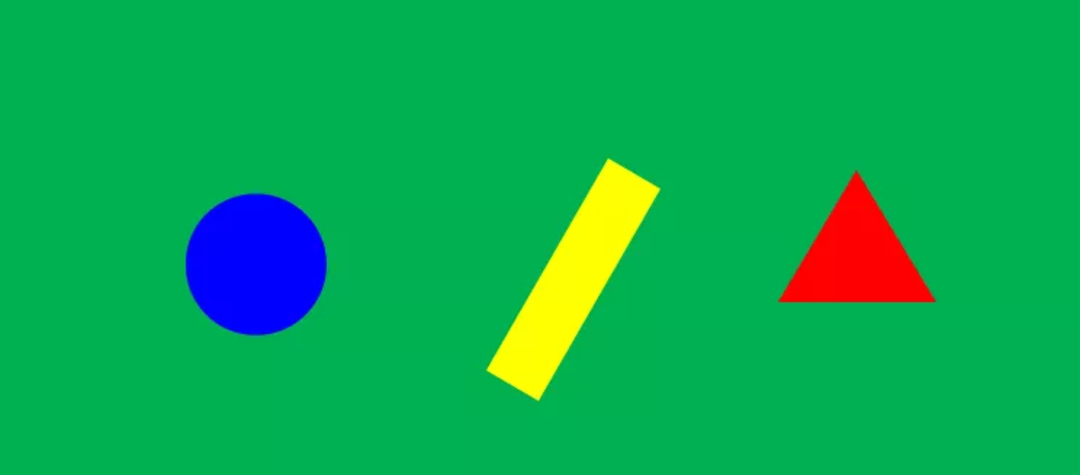
//> input picture Demo3/Demo3/test.png, 1080 x 475 px
$ ./main   (built with g++ and OpenCV 4)
//> lines starting //> are read from the running program, lines starting //| are printed output that depends on the picture; after the words box and inside, x2 and y2 are one past the last pixel; in counts of white or black regions, pixels touching at a corner belong together
#include<opencv2/core/core.hpp>
#include<opencv2/highgui/highgui.hpp>
#include<opencv2/imgproc/imgproc.hpp>
#include<iostream>
using namespace cv;
using namespace std;
Mat g_scrImage, g_scrImagecopy, g_dstImage, g_midImage;
vector<Vec3f>circles;
static void on_HoughCircles(int, void*);


int main() {

	//导入需要检测的图片
	g_scrImage = imread("test.png");
//> g_scrImage is the input picture: 475 rows x 1080 cols, CV_8UC3; mean B, G, R 82.9, 170, 12.8
	g_scrImagecopy = imread("test.png");
	//显示未检测的图片
	imshow("SourceImage", g_scrImage);


	namedWindow("Design Sketch");
	//createTrackbar("yuzhi", "Design Sketch", &g_nthreshold, 30, on_HoughCircles);
	//进行霍夫圆检测
	on_HoughCircles(1.5, 0);
	//按q结束程序
	while (char(waitKey()) != 'q') {}
	return 0;
}
static void on_HoughCircles(int, void*) {
	//转换成灰色图像
	cvtColor(g_scrImage, g_midImage, COLOR_BGR2GRAY);
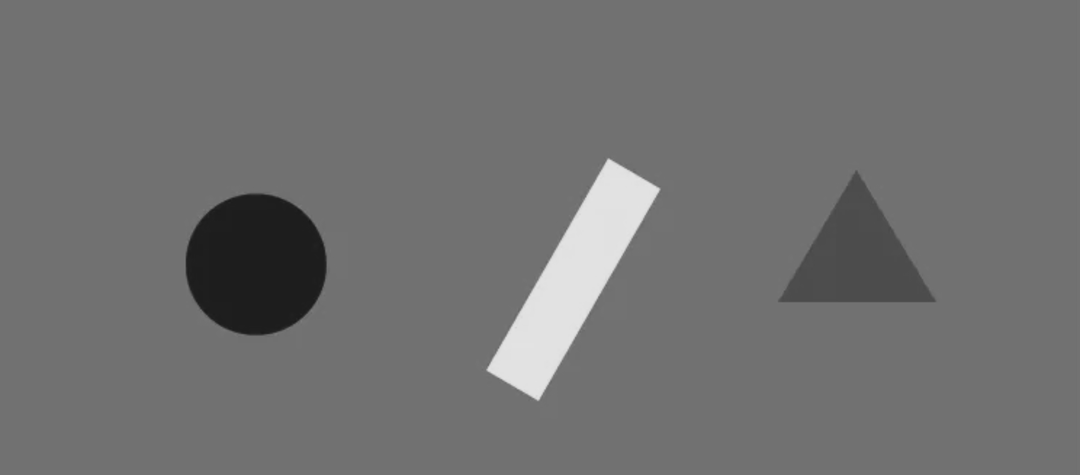
//> g_midImage: 475 rows x 1080 cols, CV_8UC1; min 24, max 228, mean 113
	//进行高斯滤波
	GaussianBlur(g_midImage, g_midImage, Size(9, 9), 2, 2);
//> g_midImage: 475 rows x 1080 cols, CV_8UC1; 3.55% of pixels changed, all inside (x1, y1, x2, y2) = (182, 0, 1079, 475)
	double g_nthresholdcopy = (double)12 / 10;
	//霍夫圆检测
	HoughCircles(g_midImage, circles, HOUGH_GRADIENT, g_nthresholdcopy, g_midImage.rows / 20, 100, 60, 0, 0);//输入图像为灰度图
//> circles = 1 circle (x, y, radius): [255, 263.4, 70.2]
	for (size_t i = 0; i < circles.size(); i++) {
		//提取出圆心坐标
		Point center(cvRound(circles[i][0]), cvRound(circles[i][1]));
		//提取出圆半径
		int radius = cvRound(circles[i][2]);
		//圆心
		circle(g_scrImage, center, 3, Scalar(0, 0, 0), -1, 8, 0);
		//圆
		circle(g_scrImage, center, radius, Scalar(0, 0, 255), 3, 8, 0);
	}
//> this loop made 1 pass
//> (center, radius) on pass 1: (Point(255, 263), 70)
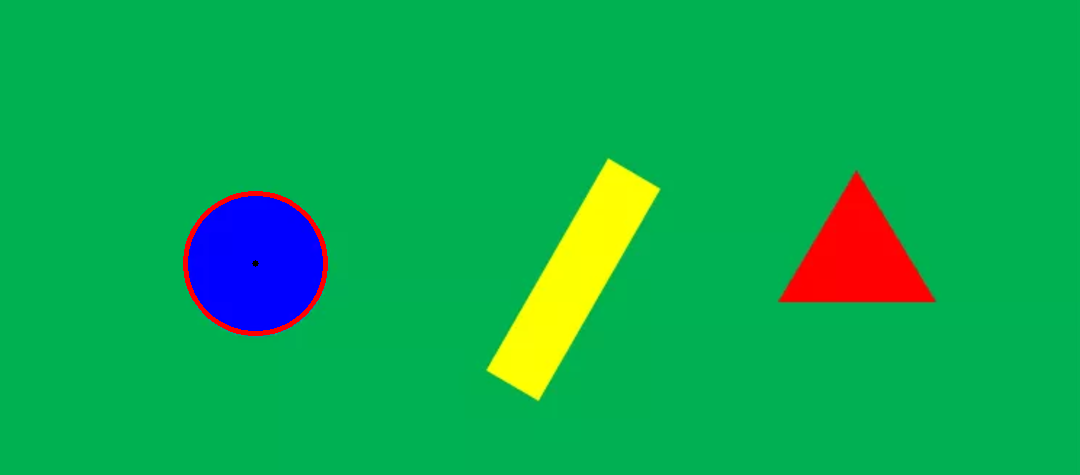
//> g_scrImage: 475 rows x 1080 cols, CV_8UC3; 0.43% of pixels changed, all inside (x1, y1, x2, y2) = (183, 191, 328, 336)
//> the 'q' key is pressed
	//显示霍夫圆检测后的图片
	imshow("Design Sketch", g_scrImage);
	g_scrImage = g_scrImagecopy.clone();
}
